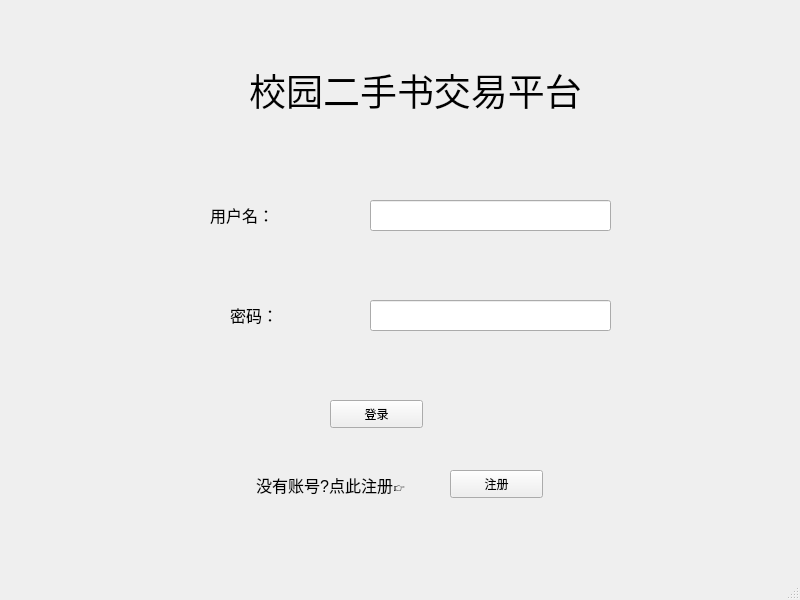
<?xml version="1.0" encoding="UTF-8"?>
<ui version="4.0">
 <class>Login</class>
 <widget class="QMainWindow" name="Login">
  <property name="geometry">
   <rect>
    <x>0</x>
    <y>0</y>
    <width>800</width>
    <height>600</height>
   </rect>
  </property>
  <property name="windowTitle">
   <string>Login</string>
  </property>
  <widget class="QWidget" name="centralwidget">
   <widget class="QLineEdit" name="accountTextbox">
    <property name="geometry">
     <rect>
      <x>370</x>
      <y>200</y>
      <width>241</width>
      <height>31</height>
     </rect>
    </property>
    <property name="maxLength">
     <number>32769</number>
    </property>
   </widget>
   <widget class="QLineEdit" name="passwordTextbox">
    <property name="geometry">
     <rect>
      <x>370</x>
      <y>300</y>
      <width>241</width>
      <height>31</height>
     </rect>
    </property>
    <property name="maxLength">
     <number>32769</number>
    </property>
   </widget>
   <widget class="QPushButton" name="loginBotton">
    <property name="geometry">
     <rect>
      <x>330</x>
      <y>400</y>
      <width>93</width>
      <height>28</height>
     </rect>
    </property>
    <property name="text">
     <string>登录</string>
    </property>
   </widget>
   <widget class="QPushButton" name="pushButton_3">
    <property name="geometry">
     <rect>
      <x>450</x>
      <y>470</y>
      <width>93</width>
      <height>28</height>
     </rect>
    </property>
    <property name="text">
     <string>注册</string>
    </property>
   </widget>
   <widget class="QLabel" name="label">
    <property name="geometry">
     <rect>
      <x>180</x>
      <y>60</y>
      <width>471</width>
      <height>61</height>
     </rect>
    </property>
    <property name="text">
     <string>&lt;html&gt;&lt;head/&gt;&lt;body&gt;&lt;p align=&quot;center&quot;&gt;&lt;span style=&quot; font-size:28pt;&quot;&gt;校园二手书交易平台&lt;/span&gt;&lt;/p&gt;&lt;/body&gt;&lt;/html&gt;</string>
    </property>
   </widget>
   <widget class="QLabel" name="label_3">
    <property name="geometry">
     <rect>
      <x>210</x>
      <y>200</y>
      <width>71</width>
      <height>31</height>
     </rect>
    </property>
    <property name="text">
     <string>&lt;html&gt;&lt;head/&gt;&lt;body&gt;&lt;p&gt;&lt;span style=&quot; font-size:12pt;&quot;&gt;用户名：&lt;/span&gt;&lt;/p&gt;&lt;/body&gt;&lt;/html&gt;</string>
    </property>
   </widget>
   <widget class="QLabel" name="label_4">
    <property name="geometry">
     <rect>
      <x>230</x>
      <y>300</y>
      <width>71</width>
      <height>31</height>
     </rect>
    </property>
    <property name="text">
     <string>&lt;html&gt;&lt;head/&gt;&lt;body&gt;&lt;p&gt;&lt;span style=&quot; font-size:12pt;&quot;&gt;密码：&lt;/span&gt;&lt;/p&gt;&lt;/body&gt;&lt;/html&gt;</string>
    </property>
   </widget>
   <widget class="QLabel" name="label_5">
    <property name="geometry">
     <rect>
      <x>230</x>
      <y>470</y>
      <width>201</width>
      <height>31</height>
     </rect>
    </property>
    <property name="text">
     <string>&lt;html&gt;&lt;head/&gt;&lt;body&gt;&lt;p align=&quot;center&quot;&gt;&lt;span style=&quot; font-size:12pt;&quot;&gt;没有账号?点此注册👉&lt;/span&gt;&lt;/p&gt;&lt;/body&gt;&lt;/html&gt;</string>
    </property>
   </widget>
  </widget>
  <widget class="QMenuBar" name="menubar">
   <property name="geometry">
    <rect>
     <x>0</x>
     <y>0</y>
     <width>800</width>
     <height>26</height>
    </rect>
   </property>
  </widget>
  <widget class="QStatusBar" name="statusbar"/>
 </widget>
 <resources/>
 <connections>
  <connection>
   <sender>pushButton_3</sender>
   <signal>clicked()</signal>
   <receiver>Login</receiver>
   <slot>register_button_click()</slot>
   <hints>
    <hint type="sourcelabel">
     <x>511</x>
     <y>517</y>
    </hint>
    <hint type="destinationlabel">
     <x>540</x>
     <y>545</y>
    </hint>
   </hints>
  </connection>
  <connection>
   <sender>loginBotton</sender>
   <signal>clicked()</signal>
   <receiver>Login</receiver>
   <slot>login_button_click()</slot>
   <hints>
    <hint type="sourcelabel">
     <x>367</x>
     <y>442</y>
    </hint>
    <hint type="destinationlabel">
     <x>237</x>
     <y>455</y>
    </hint>
   </hints>
  </connection>
 </connections>
 <slots>
  <slot>register_button_click()</slot>
  <slot>login_button_click()</slot>
 </slots>
</ui>
